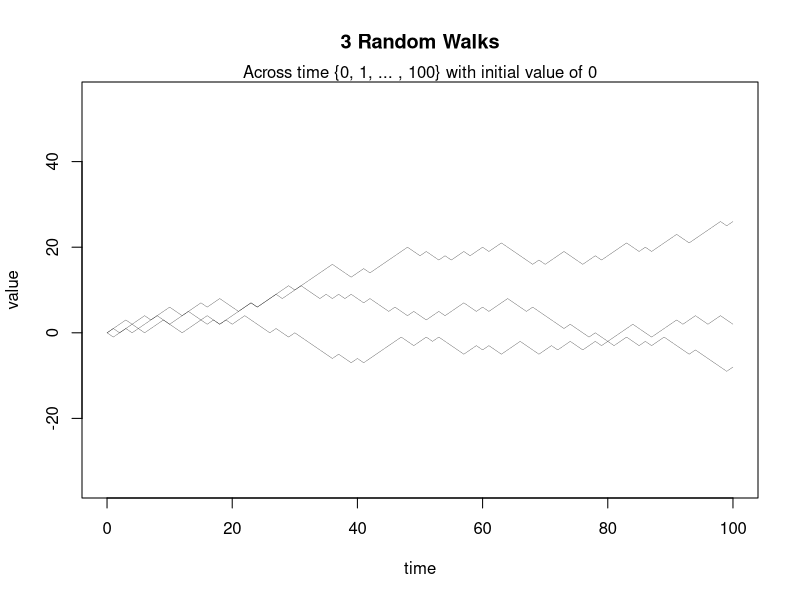

Write R code to recreate this figure.
# Source: https://www.r-bloggers.com/a-plot-of-250-random-walks/

# Generate k random walks across time {0, 1, ... , T}
T <- 100
k <- 3
initial.value <- 0
GetRandomWalk <- function() {
  # Add a standard normal at each step
  initial.value + c(0, cumsum(sample(c(1, -1), T, replace=TRUE, prob=c(0.5,0.5))))
}
# Matrix of random walks
values <- replicate(k, GetRandomWalk())
# Create an empty plot
dev.new(height=8, width=12)
plot(0:T, rep(NA, T + 1), main=sprintf("%s Random Walks", k),
     xlab="time", ylab="value",
     ylim=10 + 4.5 * c(-1, 1) * sqrt(T))
mtext(sprintf("%s%s} with initial value of %s",
              "Across time {0, 1, ... , ", T, initial.value))
for (i in 1:k) {
  lines(0:T, values[ , i], lwd=0.25)
}

for (i in 1:k) {
  cat("Random-walk / k =", i, "\n")
  cat("Mean: ", mean(values[,i]), "\n")
  cat("Variance: ", var(values[,i]), "\n")
}
